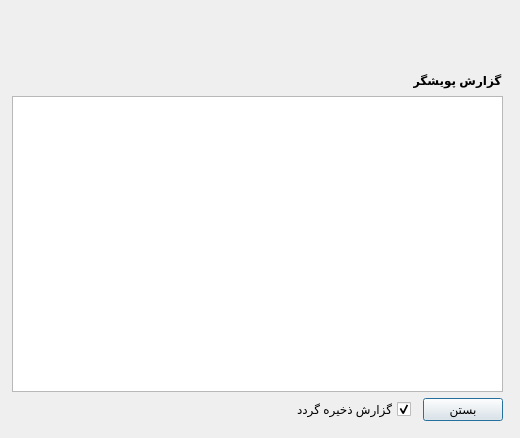
<?xml version="1.0" encoding="UTF-8"?>
<ui version="4.0">
 <class>ReportOfScan_Dialog</class>
 <widget class="QDialog" name="ReportOfScan_Dialog">
  <property name="geometry">
   <rect>
    <x>0</x>
    <y>0</y>
    <width>520</width>
    <height>438</height>
   </rect>
  </property>
  <property name="windowTitle">
   <string>ضد‌بد‌افزار حافظ</string>
  </property>
  <property name="styleSheet">
   <string notr="true">#ReportOfScan_Dialog
{
	
	background-image: url(:/image/backForm.png);
}</string>
  </property>
  <widget class="QLabel" name="label_2">
   <property name="geometry">
    <rect>
     <x>0</x>
     <y>0</y>
     <width>521</width>
     <height>61</height>
    </rect>
   </property>
   <property name="text">
    <string/>
   </property>
   <property name="pixmap">
    <pixmap resource="sorce.qrc">:/icons/header.png</pixmap>
   </property>
   <property name="scaledContents">
    <bool>true</bool>
   </property>
  </widget>
  <widget class="QWidget" name="layoutWidget">
   <property name="geometry">
    <rect>
     <x>12</x>
     <y>70</y>
     <width>491</width>
     <height>351</height>
    </rect>
   </property>
   <layout class="QGridLayout" name="gridLayout_3">
    <item row="0" column="0">
     <layout class="QVBoxLayout" name="verticalLayout">
      <item>
       <layout class="QGridLayout" name="gridLayout">
        <item row="0" column="0">
         <spacer name="horizontalSpacer">
          <property name="orientation">
           <enum>Qt::Horizontal</enum>
          </property>
          <property name="sizeHint" stdset="0">
           <size>
            <width>348</width>
            <height>20</height>
           </size>
          </property>
         </spacer>
        </item>
        <item row="0" column="1">
         <widget class="QLabel" name="label">
          <property name="font">
           <font>
            <weight>75</weight>
            <bold>true</bold>
            <kerning>false</kerning>
           </font>
          </property>
          <property name="text">
           <string>گزارش پويشگر</string>
          </property>
          <property name="scaledContents">
           <bool>true</bool>
          </property>
          <property name="alignment">
           <set>Qt::AlignRight|Qt::AlignTrailing|Qt::AlignVCenter</set>
          </property>
         </widget>
        </item>
       </layout>
      </item>
      <item>
       <widget class="QTextBrowser" name="scanReport_textBrowser">
        <property name="styleSheet">
         <string notr="true"/>
        </property>
        <property name="html">
         <string>&lt;!DOCTYPE HTML PUBLIC &quot;-//W3C//DTD HTML 4.0//EN&quot; &quot;http://www.w3.org/TR/REC-html40/strict.dtd&quot;&gt;
&lt;html&gt;&lt;head&gt;&lt;meta name=&quot;qrichtext&quot; content=&quot;1&quot; /&gt;&lt;style type=&quot;text/css&quot;&gt;
p, li { white-space: pre-wrap; }
&lt;/style&gt;&lt;/head&gt;&lt;body style=&quot; font-family:'MS Shell Dlg 2'; font-size:8.25pt; font-weight:400; font-style:normal;&quot;&gt;
&lt;p align=&quot;right&quot; style=&quot;-qt-paragraph-type:empty; margin-top:0px; margin-bottom:0px; margin-left:0px; margin-right:0px; -qt-block-indent:0; text-indent:0px; font-size:8pt;&quot;&gt;&lt;br /&gt;&lt;/p&gt;&lt;/body&gt;&lt;/html&gt;</string>
        </property>
       </widget>
      </item>
     </layout>
    </item>
    <item row="2" column="0">
     <layout class="QGridLayout" name="gridLayout_2">
      <item row="0" column="7">
       <widget class="QPushButton" name="pushButton">
        <property name="text">
         <string>بستن</string>
        </property>
       </widget>
      </item>
      <item row="0" column="6">
       <spacer name="horizontalSpacer_3">
        <property name="orientation">
         <enum>Qt::Horizontal</enum>
        </property>
        <property name="sizeHint" stdset="0">
         <size>
          <width>40</width>
          <height>20</height>
         </size>
        </property>
       </spacer>
      </item>
      <item row="0" column="1">
       <widget class="QCheckBox" name="checkBox_IsSaveLog">
        <property name="layoutDirection">
         <enum>Qt::RightToLeft</enum>
        </property>
        <property name="text">
         <string>گزارش ذخیره گردد</string>
        </property>
        <property name="checked">
         <bool>true</bool>
        </property>
       </widget>
      </item>
      <item row="0" column="2" colspan="2">
       <spacer name="horizontalSpacer_4">
        <property name="orientation">
         <enum>Qt::Horizontal</enum>
        </property>
        <property name="sizeHint" stdset="0">
         <size>
          <width>40</width>
          <height>20</height>
         </size>
        </property>
       </spacer>
      </item>
      <item row="0" column="0">
       <spacer name="horizontalSpacer_2">
        <property name="orientation">
         <enum>Qt::Horizontal</enum>
        </property>
        <property name="sizeHint" stdset="0">
         <size>
          <width>398</width>
          <height>20</height>
         </size>
        </property>
       </spacer>
      </item>
      <item row="0" column="4">
       <spacer name="horizontalSpacer_5">
        <property name="orientation">
         <enum>Qt::Horizontal</enum>
        </property>
        <property name="sizeHint" stdset="0">
         <size>
          <width>40</width>
          <height>20</height>
         </size>
        </property>
       </spacer>
      </item>
      <item row="0" column="5">
       <spacer name="horizontalSpacer_6">
        <property name="orientation">
         <enum>Qt::Horizontal</enum>
        </property>
        <property name="sizeHint" stdset="0">
         <size>
          <width>40</width>
          <height>20</height>
         </size>
        </property>
       </spacer>
      </item>
     </layout>
    </item>
   </layout>
  </widget>
 </widget>
 <resources>
  <include location="sorce.qrc"/>
  <include location="C:/Documents and Settings/Administrator/.designer/backup/sorce.qrc"/>
 </resources>
 <connections>
  <connection>
   <sender>pushButton</sender>
   <signal>clicked()</signal>
   <receiver>ReportOfScan_Dialog</receiver>
   <slot>reject()</slot>
   <hints>
    <hint type="sourcelabel">
     <x>470</x>
     <y>410</y>
    </hint>
    <hint type="destinationlabel">
     <x>323</x>
     <y>411</y>
    </hint>
   </hints>
  </connection>
 </connections>
</ui>
